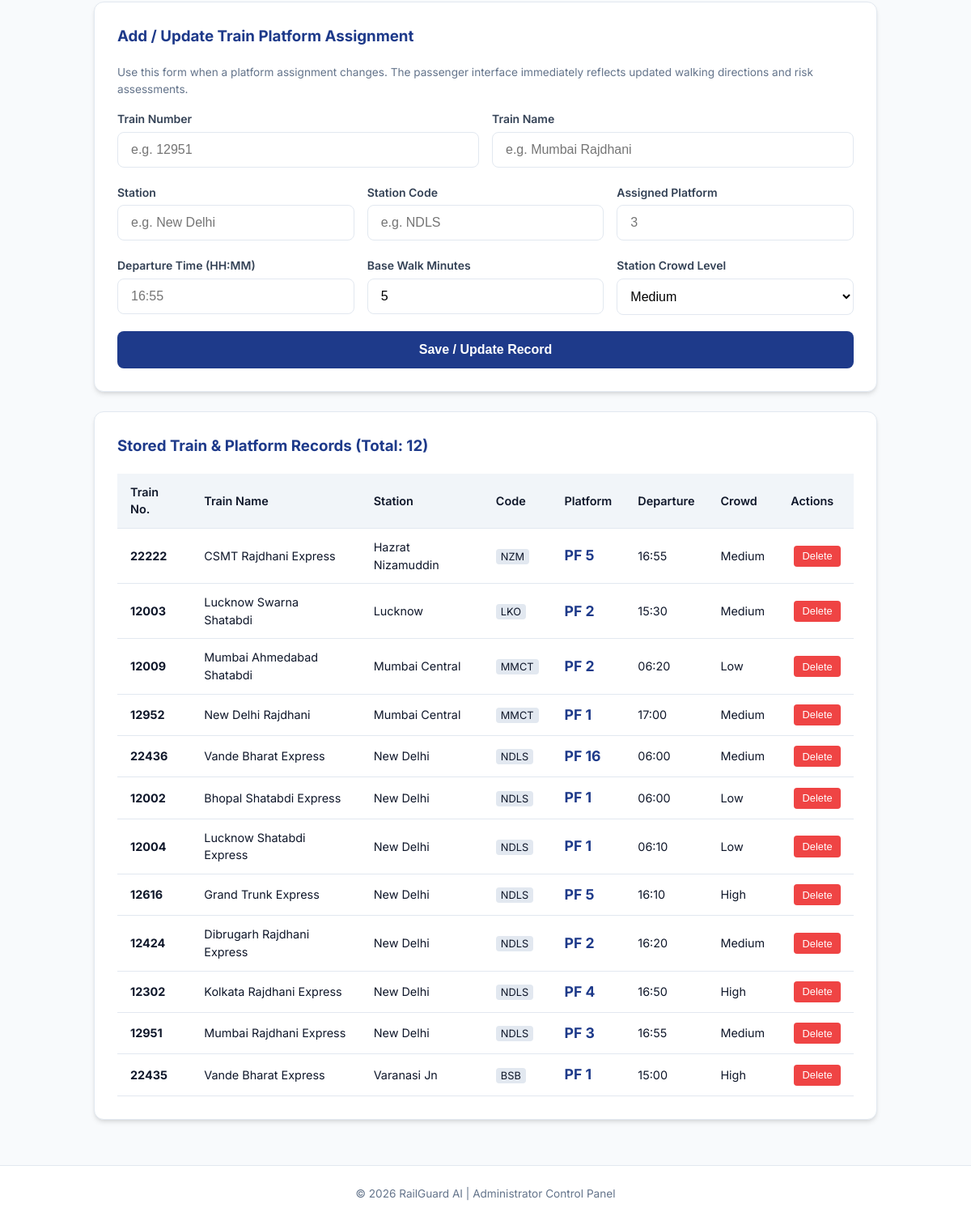
Before: /admin (signed in, lower part) with the older database file.
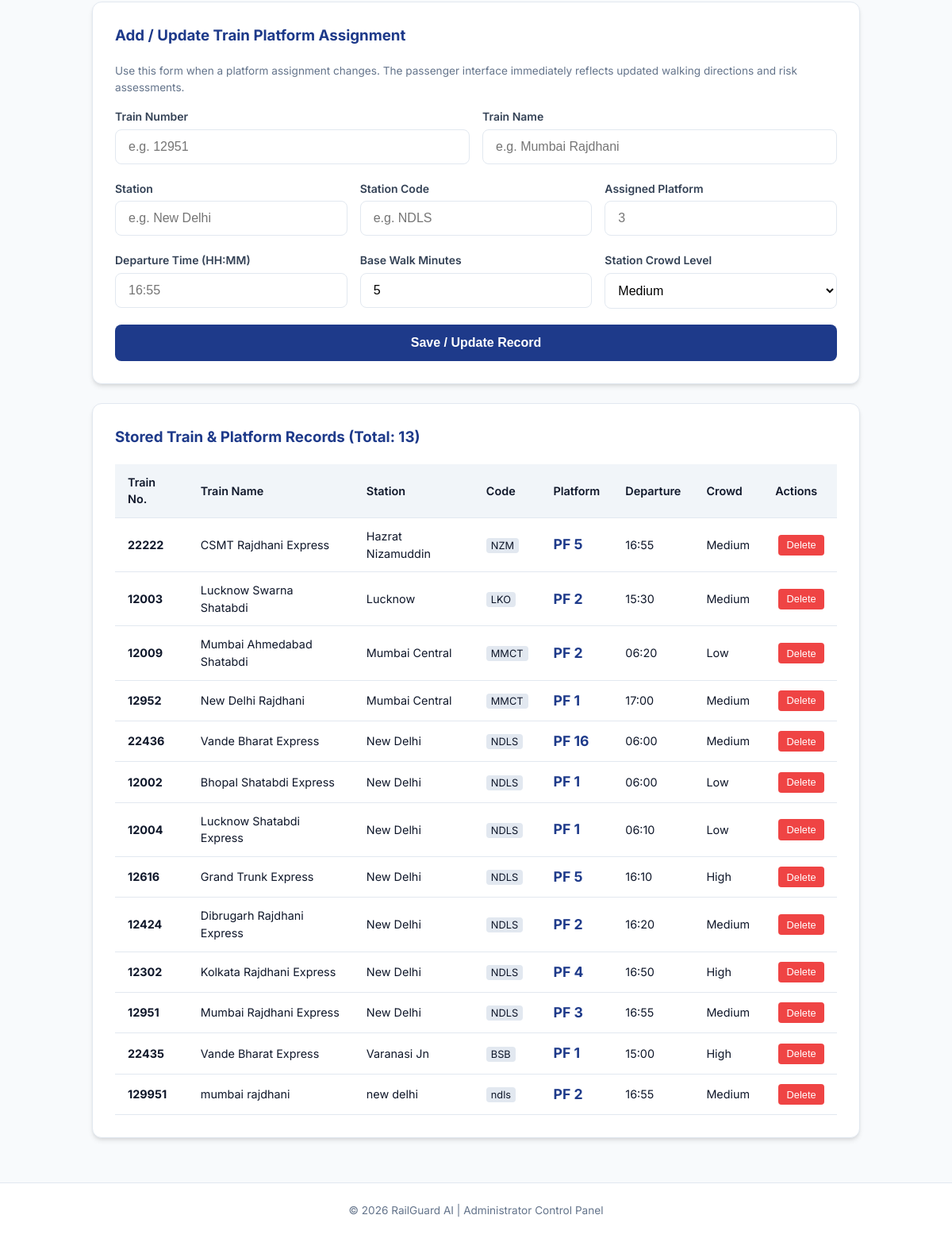
After: the same page with the newer database file.
### tables this page shows
CREATE TABLE trains (
            id INTEGER PRIMARY KEY AUTOINCREMENT,
            train_number TEXT NOT NULL,
            train_name TEXT NOT NULL,
            station TEXT NOT NULL,
            station_code TEXT DEFAULT '',
            platform INTEGER NOT NULL,
            departure_time TEXT NOT NULL,
            walk_minutes INTEGER NOT NULL DEFAULT 5,
            crowd_level TEXT NOT NULL DEFAULT 'Medium',
            updated_at TIMESTAMP DEFAULT CURRENT_TIMESTAMP,
            UNIQUE(train_number, station)
        );

### app.py (the view, shortened to what this page needs)
@app.route('/admin')
def admin_dashboard():
    logged_in = session.get('admin_logged_in', False)
    records = []
    metrics = None
    if logged_in:
        conn = get_db_connection()
        records = conn.execute('SELECT * FROM trains ORDER BY station, departure_time').fetchall()
        conn.close()
    return render_template('admin.html', logged_in=logged_in, records=records, metrics=metrics, ml_active=(ml_model is not None))

### app.py (called while the page is built)
def get_db_connection():
    conn = sqlite3.connect(DB_PATH)
    conn.row_factory = sqlite3.Row
    return conn

### templates/admin.html (shortened to what this page needs)
<!DOCTYPE html>
<html lang="en">
<head>
    <link rel="stylesheet" href="{{ url_for('static', filename='css/style.css') }}">
</head>
<body>
    <main class="main-container" style="max-width: 1000px;">
        {% if not logged_in %}
        <section class="card" style="max-width: 420px; margin: 3rem auto;">
            <h2 style="font-size: 1.35rem; margin-bottom: 0.5rem; text-align: center;">🔒 Station Authority Login</h2>
            <p style="font-size: 0.85rem; color: var(--text-muted); text-align: center; margin-bottom: 1.5rem;">
                Authorized railway staff access only. Platform changes update passenger guidance in real-time.
            </p>
            {% if auth_error %}
                <div style="background: #fee2e2; border: 1px solid #fca5a5; color: #991b1b; padding: 0.75rem; border-radius: 6px; font-size: 0.85rem; margin-bottom: 1rem;">
                    ⚠️ {{ auth_error }}
                </div>
            {% endif %}
            <form method="POST" action="/admin/login">
                <div class="form-group">
                    <label>Username</label>
                    <input type="text" name="username" required placeholder="admin">
                </div>
                <div class="form-group">
                    <label>Password</label>
                    <input type="password" name="password" required placeholder="••••••••">
                </div>
                <button type="submit" class="btn-primary" style="margin-top: 0.5rem;">Authenticate & Enter</button>
            </form>
            <p style="margin-top: 1.25rem; font-size: 0.75rem; color: #64748b; text-align: center;">
                Default prototype credentials: <code>admin</code> / <code>admin123</code>
            </p>
        </section>
        {% else %}
        <section class="card">
            <h3>Add / Update Train Platform Assignment</h3>
            <p style="font-size: 0.85rem; color: var(--text-muted); margin-bottom: 1rem;">
                Use this form when a platform assignment changes. The passenger interface immediately reflects updated walking directions and risk assessments.
            </p>
            <form action="/admin/save-train" method="POST">
                <div class="form-row">
                    <div class="form-group col">
                        <label>Train Number</label>
                        <input type="text" name="train_number" required placeholder="e.g. 12951">
                    </div>
                    <div class="form-group col">
                        <label>Train Name</label>
                        <input type="text" name="train_name" required placeholder="e.g. Mumbai Rajdhani">
                    </div>
                </div>
                <div class="form-row">
                    <div class="form-group col">
                        <label>Station</label>
                        <input type="text" name="station" required placeholder="e.g. New Delhi">
                    </div>
                    <div class="form-group col">
                        <label>Station Code</label>
                        <input type="text" name="station_code" placeholder="e.g. NDLS">
                    </div>
                    <div class="form-group col">
                        <label>Assigned Platform</label>
                        <input type="number" name="platform" min="1" max="30" required placeholder="3">
                    </div>
                </div>
                <div class="form-row">
                    <div class="form-group col">
                        <label>Departure Time (HH:MM)</label>
                        <input type="text" name="departure_time" pattern="([01]?[0-9]|2[0-3]):[0-5][0-9]" required placeholder="16:55">
                    </div>
                    <div class="form-group col">
                        <label>Base Walk Minutes</label>
                        <input type="number" name="walk_minutes" min="1" max="60" value="5" required>
                    </div>
                    <div class="form-group col">
                        <label>Station Crowd Level</label>
                        <select name="crowd_level" style="width: 100%; padding: 0.75rem; border: 1.5px solid var(--border-color); border-radius: 8px;">
                            <option value="Medium" selected>Medium</option>
                        </select>
                    </div>
                </div>
                <button type="submit" class="btn-primary">Save / Update Record</button>
            </form>
        </section>
        <section class="card">
            <h3>Stored Train & Platform Records (Total: {{ records|length }})</h3>
            <div class="table-responsive">
                <table>
                    <thead>
                        <tr>
                            <th>Train No.</th>
                            <th>Train Name</th>
                            <th>Station</th>
                            <th>Code</th>
                            <th>Platform</th>
                            <th>Departure</th>
                            <th>Crowd</th>
                            <th>Actions</th>
                        </tr>
                    </thead>
                    <tbody>
                        {% for r in records %}
                        <tr>
                            <td><strong>{{ r['train_number'] }}</strong></td>
                            <td>{{ r['train_name'] }}</td>
                            <td>{{ r['station'] }}</td>
                            <td><span style="font-size: 0.8rem; background: #e2e8f0; padding: 2px 6px; border-radius: 4px;">{{ r['station_code'] or '-' }}</span></td>
                            <td><span style="font-size: 1.1rem; font-weight: 700; color: var(--primary);">PF {{ r['platform'] }}</span></td>
                            <td>{{ r['departure_time'] }}</td>
                            <td>{{ r['crowd_level'] }}</td>
                            <td>
                                <form action="/admin/delete-train/{{ r['id'] }}" method="POST" style="display:inline;" onsubmit="return confirm('Delete this train record?');">
                                    <button type="submit" class="btn-sm btn-del">Delete</button>
                                </form>
                            </td>
                        </tr>
                        {% else %}
                        <tr>
                            <td colspan="8" style="text-align: center; color: var(--text-muted);">No train records found in SQLite database. Upload a CSV or add records above.</td>
                        </tr>
                        {% endfor %}
                    </tbody>
                </table>
            </div>
        </section>
        {% endif %}
    </main>
    <footer class="footer">
        <p>&copy; 2026 RailGuard AI | Administrator Control Panel</p>
    </footer>
</body>
</html>

### static/css/style.css (style rules this page uses)
:root { --primary: #1e3a8a; --primary-hover: #172554; --accent: #0284c7; --accent-light: #38bdf8; --bg-light: #f8fafc; --card-bg: #ffffff; --text-dark: #0f172a; --text-muted: #64748b; --border-color: #e2e8f0; --success-bg: #ecfdf5; --success-border: #a7f3d0; --success-text: #065f46; --danger-bg: #fef2f2; --danger-border: #fecaca; --danger-text: #991b1b; --warning-bg: #fffbeb; --warning-border: #fde68a; --warning-text: #92400e; --radius: 12px; --shadow: 0 4px 6px -1px rgb(0 0 0 / 0.1), 0 2px 4px -2px rgb(0 0 0 / 0.1); --shadow-lg: 0 10px 15px -3px rgb(0 0 0 / 0.1), 0 4px 6px -4px rgb(0 0 0 / 0.1); }
* { box-sizing: border-box; margin: 0; padding: 0; }
body { font-family: 'Inter', system-ui, -apple-system, sans-serif; background-color: var(--bg-light); color: var(--text-dark); line-height: 1.5; min-height: 100vh; display: flex; flex-direction: column; }
.main-container { max-width: 768px; width: 100%; margin: 2rem auto; padding: 0 1rem; flex: 1; }
.card { background: var(--card-bg); border-radius: var(--radius); padding: 1.75rem; box-shadow: var(--shadow); border: 1px solid var(--border-color); margin-bottom: 1.5rem; }
.card h2, .card h3 { margin-bottom: 1.25rem; color: var(--primary); }
.form-group { margin-bottom: 1.25rem; display: flex; flex-direction: column; }
.form-row { display: flex; gap: 1rem; }
.form-row .col { flex: 1; }
label { font-weight: 600; font-size: 0.875rem; margin-bottom: 0.35rem; color: #334155; }
input[type="text"], input[type="number"], input[type="password"], select { width: 100%; padding: 0.75rem 1rem; border: 1.5px solid var(--border-color); border-radius: 8px; font-size: 1rem; transition: border-color 0.2s, box-shadow 0.2s; background-color: #ffffff; }
.btn-primary { width: 100%; background-color: var(--primary); color: white; border: none; padding: 0.875rem 1.5rem; font-size: 1rem; font-weight: 600; border-radius: 8px; cursor: pointer; transition: background-color 0.2s, transform 0.1s; display: flex; justify-content: center; align-items: center; gap: 0.5rem; }
.footer { background: #ffffff; border-top: 1px solid var(--border-color); margin-top: auto; padding: 1.5rem 1rem; text-align: center; }
.footer p { font-size: 0.85rem; color: var(--text-muted); }

### templates/admin.html (style rules this page uses)
.table-responsive { overflow-x: auto; margin-top: 1rem; }
table { width: 100%; border-collapse: collapse; font-size: 0.9rem; }
th, td { padding: 0.75rem 1rem; text-align: left; border-bottom: 1px solid var(--border-color); }
th { background-color: #f1f5f9; font-weight: 600; }
.btn-sm { padding: 0.35rem 0.65rem; font-size: 0.8rem; border-radius: 4px; cursor: pointer; border: none; }
.btn-del { background: #ef4444; color: white; margin-left: 0.25rem; }

Changed rows visible on the page:
added trains: train_number "129951", train_name "mumbai rajdhani", station "new delhi", station_code "ndls", platform "2", departure_time "16:55", crowd_level "Medium"
Other visible differences:
{{ records|length }}: "12" → "13"
